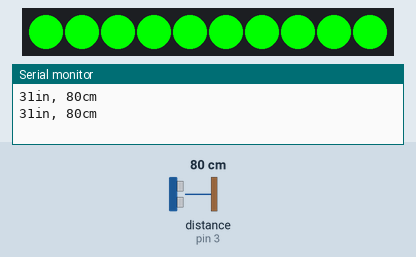
This sketch was run on a simulated Arduino Uno, built with avr-gcc and run on an emulated ATmega328P. Parts: 10 RGB LEDs in strip order, left to right, the last lines printed to the serial monitor. Wiring (inferred from the names in the program): ultrasonic range finder: trigger pin 4; echo pin 3. The test bench sets the inputs (shaded band); at power-on: distance to the obstacle (sensor on pin 3) 80 cm. The echo pulse lasts 58.3 µs per cm.

Above: at 1.3 s.
1.4 s: distance to the obstacle (sensor on pin 3) set to 2 cm
At 2.7 s:
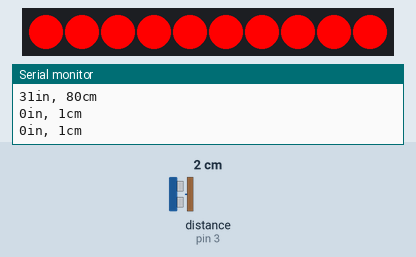
3.0 s: distance to the obstacle (sensor on pin 3) set to 18 cm
At 3.6 s:
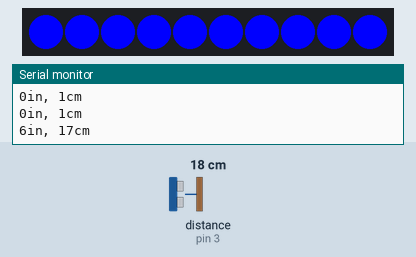
4.5 s: distance to the obstacle (sensor on pin 3) set to 4 cm
At 5.5 s:
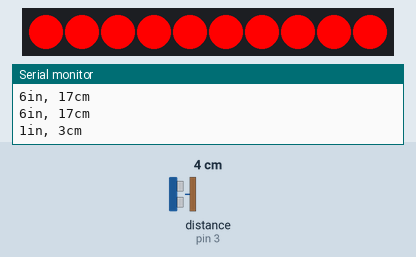
6.0 s: distance to the obstacle (sensor on pin 3) set to 35 cm
At 7.5 s:
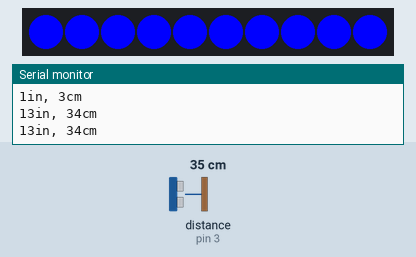
Timing chart, 0 to 8.6 s (numbered marks = the images above; inputs shaded):
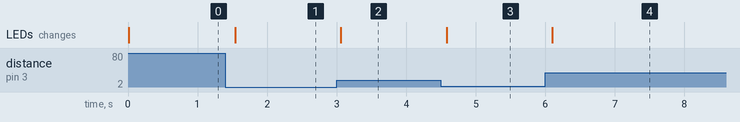

Measured:
- after the input at 1.4 s, the LEDs: change after 0.14 s (image 1)
- after the input at 3.0 s, the LEDs: change after 0.06 s (image 2)
- after the input at 4.5 s, the LEDs: change after 0.08 s (image 3)
- after the input at 6.0 s, the LEDs: change after 0.10 s (image 4)

The sketch:

Project_4.ino
```cpp
#include <Adafruit_NeoPixel.h>
#ifdef __AVR__
#include <avr/power.h>
#endif
#define PIN            6
#define NUMPIXELS     10

Adafruit_NeoPixel pixels = Adafruit_NeoPixel(NUMPIXELS, PIN, NEO_GRB + NEO_KHZ800);

int delayval = 500; // delay for half a second

const int trigPin = 4;
const int echoPin = 3;

void setup() {
  pixels.begin(); // This initializes the NeoPixel library.
  Serial.begin(9600);
}

void loop()
{
  // establish variables for duration of the ping,
  // and the distance result in inches and centimeters:
  long duration, inches, cm;

  // The sensor is triggered by a HIGH pulse of 10 or more microseconds.
  // Give a short LOW pulse beforehand to ensure a clean HIGH pulse:
  pinMode(trigPin, OUTPUT);
  digitalWrite(trigPin, LOW);
  delayMicroseconds(2);
  digitalWrite(trigPin, HIGH);
  delayMicroseconds(10);
  digitalWrite(trigPin, LOW);

  // Read the signal from the sensor: a HIGH pulse whose
  // duration is the time (in microseconds) from the sending
  // of the ping to the reception of its echo off of an object.
  pinMode(echoPin, INPUT);
  duration = pulseIn(echoPin, HIGH);

  // convert the time into a distance
  inches = microsecondsToInches(duration);
  cm = microsecondsToCentimeters(duration);

  if(inches <= 3)
  {
    for(int i=0;i<NUMPIXELS;i++){

      // pixels.Color takes RGB values, from 0,0,0 up to 255,255,255
      pixels.setPixelColor(i, pixels.Color(255,0,0)); // Moderately bright red color
      pixels.show(); // This sends the updated pixel color to the hardware.


    }
          delay(delayval); // Delay for a period of time (in milliseconds).
  }
  else if(inches > 3 && inches < 20){
    for(int i=0;i<NUMPIXELS;i++){

      // pixels.Color takes RGB values, from 0,0,0 up to 255,255,255
      pixels.setPixelColor(i, pixels.Color(0,0,255)); // Moderately bright blue color.
      pixels.show(); // This sends the updated pixel color to the hardware.


    }
    delay(delayval); // Delay for a period of time (in milliseconds).
  }
  else
  {
    for(int i=0;i<NUMPIXELS;i++){

      // pixels.Color takes RGB values, from 0,0,0 up to 255,255,255
      pixels.setPixelColor(i, pixels.Color(0,255,0)); // Moderately bright green color.
      pixels.show(); // This sends the updated pixel color to the hardware.


    }
    delay(delayval); // Delay for a period of time (in milliseconds).
  }

  Serial.print(inches);
  Serial.print("in, ");
  Serial.print(cm);
  Serial.print("cm");
  Serial.println();
}

long microsecondsToInches(long microseconds)
{
  // According to Parallax's datasheet for the PING))), there are
  // 73.746 microseconds per inch (i.e. sound travels at 1130 feet per
  // second).  This gives the distance travelled by the ping, outbound
  // and return, so we divide by 2 to get the distance of the obstacle.
  // See: http://www.parallax.com/dl/docs/prod/acc/28015-PING-v1.3.pdf
  return microseconds / 74 / 2;
}

long microsecondsToCentimeters(long microseconds)
{
  // The speed of sound is 340 m/s or 29 microseconds per centimeter.
  // The ping travels out and back, so to find the distance of the
  // object we take half of the distance travelled.
  return microseconds / 29 / 2;
}
```
